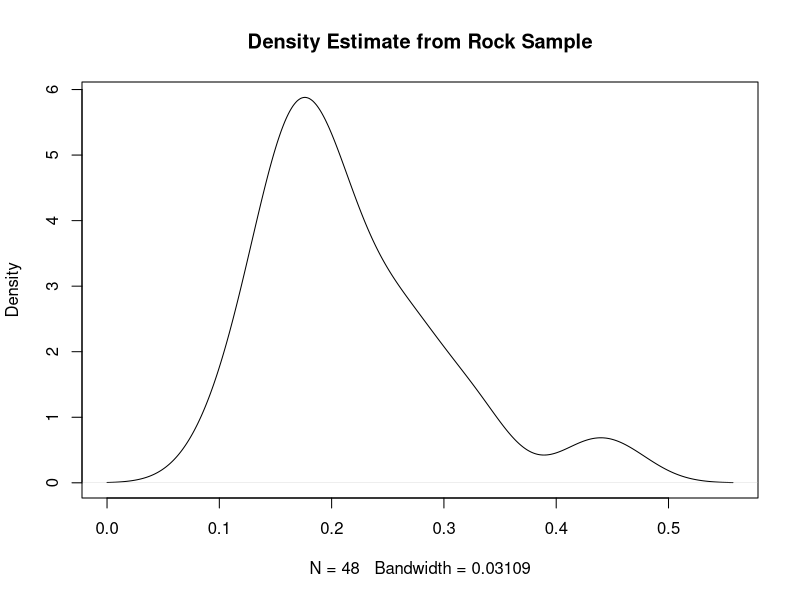
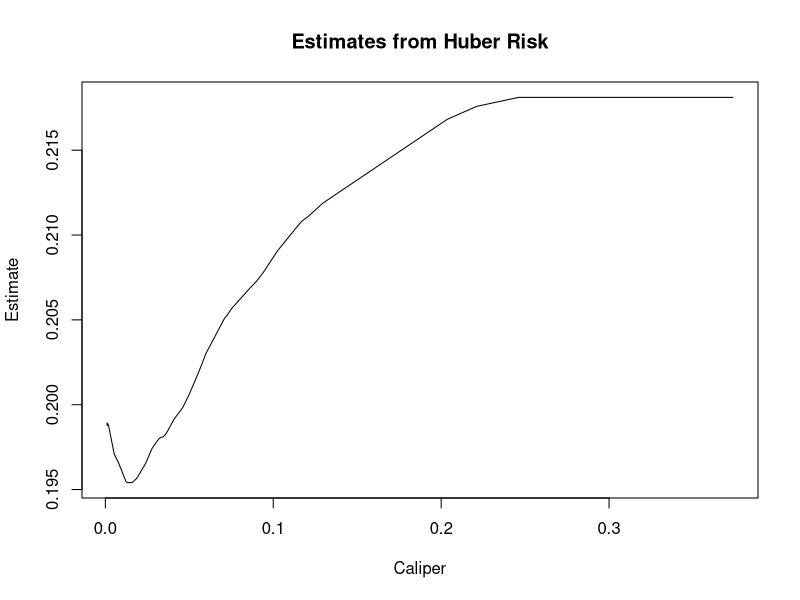
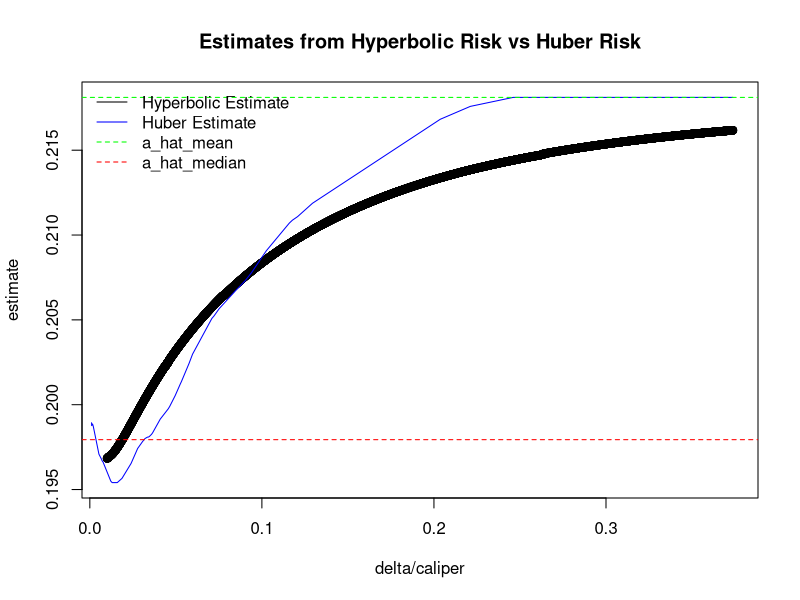
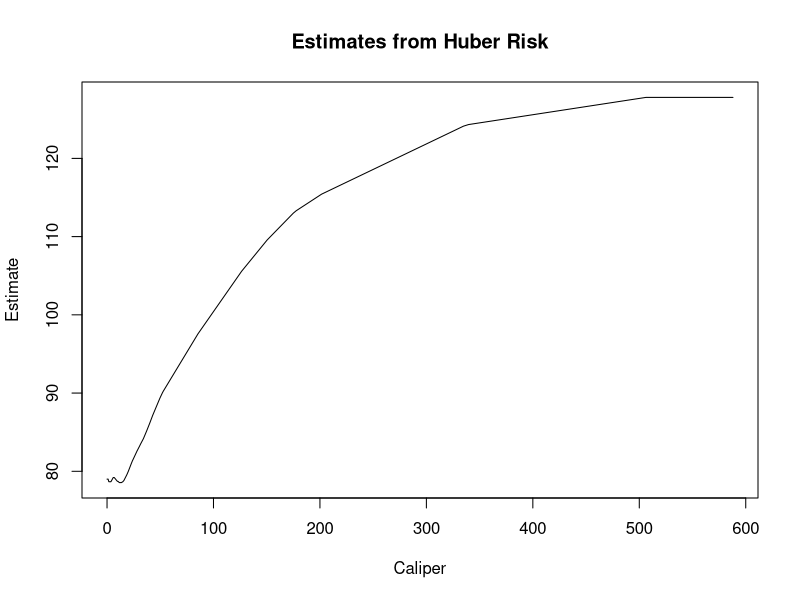
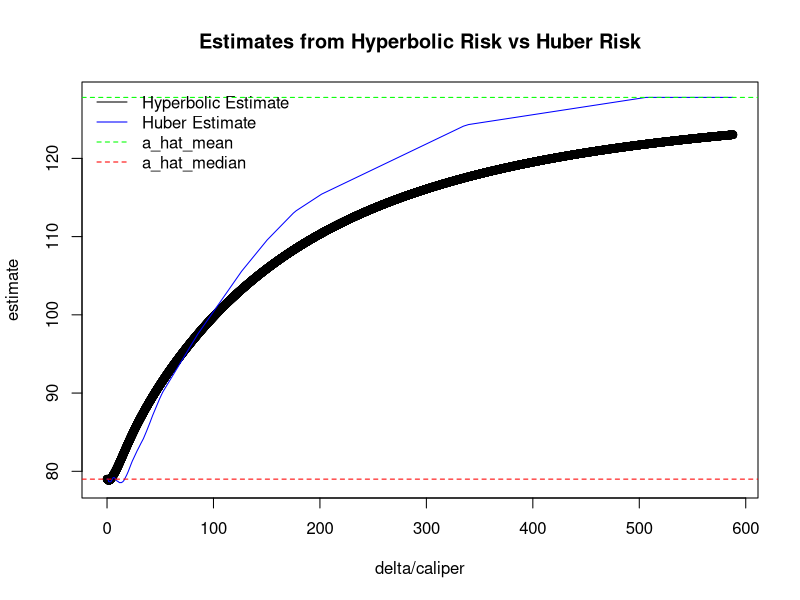

Reproduce these figures in R, in order.
## ---- chunk 1
knitr::opts_chunk$set(echo = TRUE)
## ---- chunk 2
f = function(a){
  a^2-2*a+1
}
optimize(f,c(-10,10),tol=.Machine$double.eps^0.5)

g = function(a){
  (a-2)^2*(a+2)^2
}
optimize(g,c(-10,0),tol=.Machine$double.eps^0.5)
optimize(g,c(0,10),tol=.Machine$double.eps^0.5)
optimize(g,c(-10,10),tol=.Machine$double.eps^0.5)
## ---- chunk 3
h = function(a,phi,theta){
  (phi+theta/(1+theta)-a)^2
}
phi = 5
theta = -6
optimize(h,c(-100,100),phi=phi,theta=theta,tol=.Machine$double.eps^0.5)
## ---- chunk 4
opt_h_out = optimize(h,c(-100,100),phi=phi,theta=theta,tol=.Machine$double.eps^0.5)
print(opt_h_out)
print(opt_h_out$minimum)
print(opt_h_out$objective)
## ---- chunk 5
mean_squared_error_loss = function(a,y){
  out = mean((y-a)^2)
  return(out)
}
mean_absolute_error_loss = function(a,y){
  out = mean(abs(y-a))
  return(out)
}
## ---- chunk 6
data(rock)
y = rock$shape
plot(density(y,from=0),main="Density Estimate from Rock Sample")

lower = min(y)
upper = max(y)
interval = c(lower,upper)

a_hat_mean = optimize(mean_squared_error_loss,interval,y=y,tol=.Machine$double.eps^0.5)
print(c(est=a_hat_mean$minimum, mean=mean(y)))

a_hat_median = optimize(mean_absolute_error_loss,interval,y=y,tol=.Machine$double.eps^0.5)
print(c(est=a_hat_median$minimum, median=median(y)))
## ---- chunk 7
mean_huber_loss = function(a,y,caliper){
  # first, a check to make sure the caliper is >0
  if(caliper==0){caliper=1}else if(caliper<0){caliper= -caliper}
  # we use ifelse to do logical comparisons on a vector
  huber_loss = ifelse(abs(y-a)<=caliper,(y-a)^2/2,caliper*abs(y-a)-caliper^2/2)
  out = mean(huber_loss)
  return(out)
}

caliper = 0.1
a_hat_huber = optimize(mean_huber_loss,interval,y=y,caliper=caliper,tol=.Machine$double.eps^0.5)
a_hat_huber$minimum

caliper = 0.2
a_hat_huber = optimize(mean_huber_loss,interval,y=y,caliper=caliper,tol=.Machine$double.eps^0.5)
a_hat_huber$minimum

caliper = 0.05
a_hat_huber = optimize(mean_huber_loss,interval,y=y,caliper=caliper,tol=.Machine$double.eps^0.5)
a_hat_huber$minimum
## ---- chunk 8
M = 10000
caliper = seq(0.001,max(y)-min(y),length.out=M)
a_hat_huber = rep(NA,M)
for(i in 1:M){
  a_hat_huber[i] = optimize(mean_huber_loss,interval,y=y,caliper=caliper[i],tol=.Machine$double.eps^0.5)$minimum
}
plot(a_hat_huber~caliper,type="l",xlab="Caliper",ylab="Estimate",main="Estimates from Huber Risk")
## ---- chunk 9
hyperbolic_loss = function(a,y,delta){
  return(mean(sqrt(delta^2+(y-a)^2)-delta))
}
optimize(hyperbolic_loss,interval = c(range(rock$shape)), delta=0.5, y=rock$shape)

## ---- chunk 10
hyperbolic_from_risk_minimization = function(x,ind=c(1:length(x)),delta){
  x = x[ind]

  g = function(theta){
    return(mean(hyperbolic_loss(theta,x,delta)))
  }
    optimize_output = optimize(f=g,interval=range(x))
  
  return(optimize_output$minimum)
}

V_hyperbolic_from_risk_minimization = Vectorize(hyperbolic_from_risk_minimization,
                                                vectorize.args = "delta")

delta = seq(0.01,max(y)-min(y),length.out = 10000)
hyperbolic_estimates = V_hyperbolic_from_risk_minimization(x=y,delta=delta)
plot(hyperbolic_estimates~delta, ylim = range(c(a_hat_huber,hyperbolic_estimates)),
     main="Estimates from Hyperbolic Risk vs Huber Risk", xlab="delta/caliper", ylab="estimate")
lines(a_hat_huber~caliper,col='blue',lty=1)
abline(h=a_hat_mean, col='green',lty=2)
abline(h=a_hat_median, col='red',lty=2)
legend("topleft", bty="n",
       legend=c("Hyperbolic Estimate","Huber Estimate","a_hat_mean","a_hat_median"), 
       col=c("black","blue","green","red"),lty=c(1,1,2,2))
## ---- chunk 11
library(boot)
data(bigcity)
y = bigcity$x

## ---- chunk 12
mean_squared_error_loss = function(a,y){
  out = mean((y-a)^2)
  return(out)
}
mean_absolute_error_loss = function(a,y){
  out = mean(abs(y-a))
  return(out)
}
lower = min(y)
upper = max(y)
interval = c(lower,upper)

a_hat_mean = optimize(mean_squared_error_loss,interval,y=y,tol=.Machine$double.eps^0.5)
print(c(est=a_hat_mean$minimum, mean=mean(y)))
a_hat_median = optimize(mean_absolute_error_loss,interval,y=y,tol=.Machine$double.eps^0.5)
print(c(est=a_hat_median$minimum, median=median(y)))
M = 10000
caliper = seq(0.001,max(y)-min(y),length.out=M)
a_hat_huber = rep(NA,M)
for(i in 1:M){
  a_hat_huber[i] = optimize(mean_huber_loss,interval,y=y,caliper=caliper[i],tol=.Machine$double.eps^0.5)$minimum
}
plot(a_hat_huber~caliper,type="l",xlab="Caliper",ylab="Estimate",main="Estimates from Huber Risk")
V_hyperbolic_from_risk_minimization = Vectorize(hyperbolic_from_risk_minimization,
                                                vectorize.args = "delta")

delta = seq(0.01,max(y)-min(y),length.out = 10000)
hyperbolic_estimates = V_hyperbolic_from_risk_minimization(x=y,delta=delta)
plot(hyperbolic_estimates~delta, ylim = range(c(a_hat_huber,hyperbolic_estimates)),
     main="Estimates from Hyperbolic Risk vs Huber Risk", xlab="delta/caliper", ylab="estimate")
lines(a_hat_huber~caliper,col='blue',lty=1)
abline(h=a_hat_mean, col='green',lty=2)
abline(h=a_hat_median, col='red',lty=2)
legend("topleft", bty="n",
       legend=c("Hyperbolic Estimate","Huber Estimate","a_hat_mean","a_hat_median"), 
       col=c("black","blue","green","red"),lty=c(1,1,2,2))
